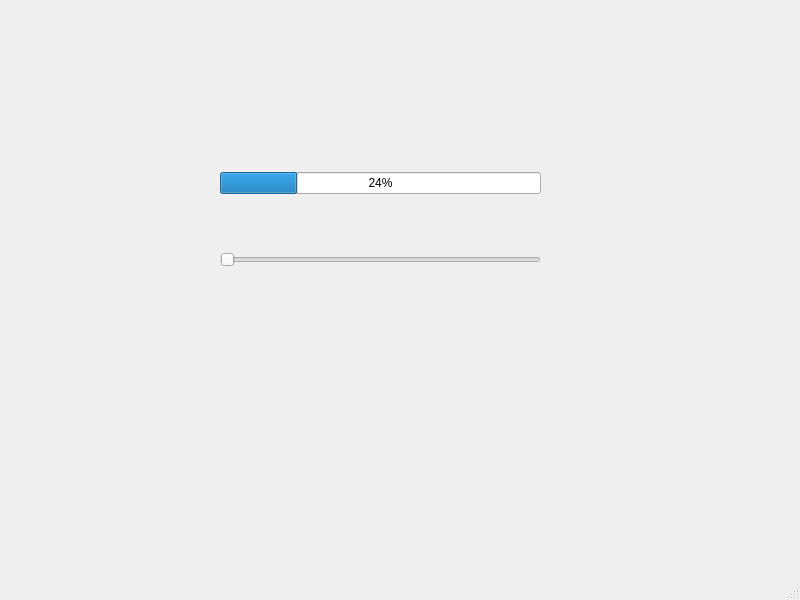
<?xml version="1.0" encoding="UTF-8"?>
<ui version="4.0">
 <class>MainWindow</class>
 <widget class="QMainWindow" name="MainWindow">
  <property name="geometry">
   <rect>
    <x>0</x>
    <y>0</y>
    <width>800</width>
    <height>600</height>
   </rect>
  </property>
  <property name="windowTitle">
   <string>MainWindow</string>
  </property>
  <widget class="QWidget" name="centralwidget">
   <widget class="QWidget" name="">
    <property name="geometry">
     <rect>
      <x>220</x>
      <y>120</y>
      <width>321</width>
      <height>201</height>
     </rect>
    </property>
    <layout class="QVBoxLayout" name="verticalLayout">
     <item>
      <widget class="QProgressBar" name="progressBar">
       <property name="value">
        <number>24</number>
       </property>
      </widget>
     </item>
     <item>
      <widget class="QSlider" name="horizontalSlider">
       <property name="orientation">
        <enum>Qt::Horizontal</enum>
       </property>
      </widget>
     </item>
    </layout>
   </widget>
  </widget>
  <widget class="QMenuBar" name="menubar">
   <property name="geometry">
    <rect>
     <x>0</x>
     <y>0</y>
     <width>800</width>
     <height>22</height>
    </rect>
   </property>
  </widget>
  <widget class="QStatusBar" name="statusbar"/>
 </widget>
 <resources/>
 <connections/>
</ui>
